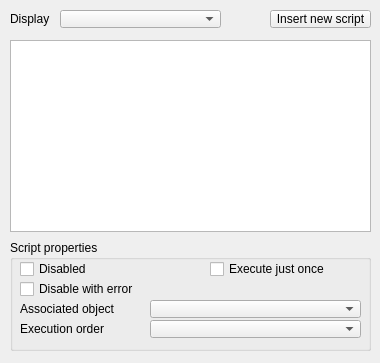
<?xml version="1.0" encoding="UTF-8"?>
<ui version="4.0">
 <class>CQDlgScripts</class>
 <widget class="QDialog" name="CQDlgScripts">
  <property name="geometry">
   <rect>
    <x>0</x>
    <y>0</y>
    <width>380</width>
    <height>363</height>
   </rect>
  </property>
  <property name="windowTitle">
   <string>Scripts</string>
  </property>
  <property name="locale">
   <locale language="English" country="UnitedStates"/>
  </property>
  <widget class="QToolButton" name="qqAddNewScript">
   <property name="geometry">
    <rect>
     <x>270</x>
     <y>10</y>
     <width>101</width>
     <height>18</height>
    </rect>
   </property>
   <property name="focusPolicy">
    <enum>Qt::StrongFocus</enum>
   </property>
   <property name="text">
    <string>Insert new script</string>
   </property>
  </widget>
  <widget class="QGroupBox" name="groupBox_2">
   <property name="geometry">
    <rect>
     <x>10</x>
     <y>240</y>
     <width>361</width>
     <height>111</height>
    </rect>
   </property>
   <property name="title">
    <string>Script properties</string>
   </property>
   <property name="flat">
    <bool>false</bool>
   </property>
   <widget class="QCheckBox" name="qqDisabled">
    <property name="geometry">
     <rect>
      <x>10</x>
      <y>20</y>
      <width>131</width>
      <height>18</height>
     </rect>
    </property>
    <property name="focusPolicy">
     <enum>Qt::StrongFocus</enum>
    </property>
    <property name="text">
     <string>Disabled</string>
    </property>
   </widget>
   <widget class="QCheckBox" name="qqExecuteOnce">
    <property name="geometry">
     <rect>
      <x>200</x>
      <y>20</y>
      <width>131</width>
      <height>18</height>
     </rect>
    </property>
    <property name="focusPolicy">
     <enum>Qt::StrongFocus</enum>
    </property>
    <property name="text">
     <string>Execute just once</string>
    </property>
   </widget>
   <widget class="QLabel" name="label">
    <property name="geometry">
     <rect>
      <x>10</x>
      <y>60</y>
      <width>131</width>
      <height>18</height>
     </rect>
    </property>
    <property name="text">
     <string>Associated object</string>
    </property>
   </widget>
   <widget class="QComboBox" name="qqAssociatedObjectCombo">
    <property name="geometry">
     <rect>
      <x>140</x>
      <y>60</y>
      <width>211</width>
      <height>18</height>
     </rect>
    </property>
    <property name="maxVisibleItems">
     <number>50</number>
    </property>
   </widget>
   <widget class="QLabel" name="label_2">
    <property name="geometry">
     <rect>
      <x>10</x>
      <y>80</y>
      <width>131</width>
      <height>18</height>
     </rect>
    </property>
    <property name="text">
     <string>Execution order</string>
    </property>
   </widget>
   <widget class="QComboBox" name="qqExecutionOrder">
    <property name="geometry">
     <rect>
      <x>140</x>
      <y>80</y>
      <width>211</width>
      <height>18</height>
     </rect>
    </property>
   </widget>
   <widget class="QCheckBox" name="qqDisableWithError">
    <property name="geometry">
     <rect>
      <x>10</x>
      <y>40</y>
      <width>131</width>
      <height>18</height>
     </rect>
    </property>
    <property name="focusPolicy">
     <enum>Qt::StrongFocus</enum>
    </property>
    <property name="text">
     <string>Disable with error</string>
    </property>
   </widget>
  </widget>
  <widget class="QListWidget" name="qqScriptList">
   <property name="geometry">
    <rect>
     <x>10</x>
     <y>40</y>
     <width>361</width>
     <height>192</height>
    </rect>
   </property>
   <property name="editTriggers">
    <set>QAbstractItemView::EditKeyPressed</set>
   </property>
   <property name="alternatingRowColors">
    <bool>false</bool>
   </property>
   <property name="selectionRectVisible">
    <bool>false</bool>
   </property>
  </widget>
  <widget class="QComboBox" name="qqCombo">
   <property name="geometry">
    <rect>
     <x>60</x>
     <y>10</y>
     <width>161</width>
     <height>18</height>
    </rect>
   </property>
  </widget>
  <widget class="QLabel" name="label_3">
   <property name="geometry">
    <rect>
     <x>10</x>
     <y>10</y>
     <width>41</width>
     <height>18</height>
    </rect>
   </property>
   <property name="text">
    <string>Display</string>
   </property>
  </widget>
 </widget>
 <tabstops>
  <tabstop>qqCombo</tabstop>
  <tabstop>qqAddNewScript</tabstop>
  <tabstop>qqScriptList</tabstop>
  <tabstop>qqDisabled</tabstop>
  <tabstop>qqExecuteOnce</tabstop>
  <tabstop>qqDisableWithError</tabstop>
  <tabstop>qqAssociatedObjectCombo</tabstop>
  <tabstop>qqExecutionOrder</tabstop>
 </tabstops>
 <resources/>
 <connections/>
</ui>
